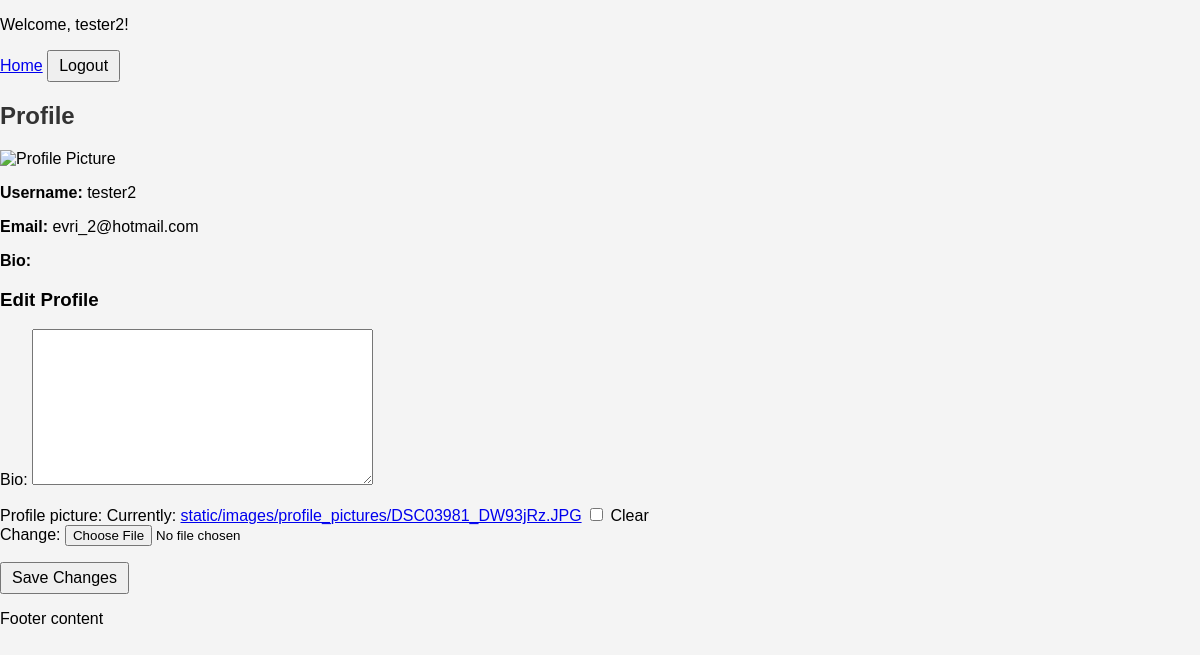
/profile/ (signed in), run on an earlier commit of the app's database.
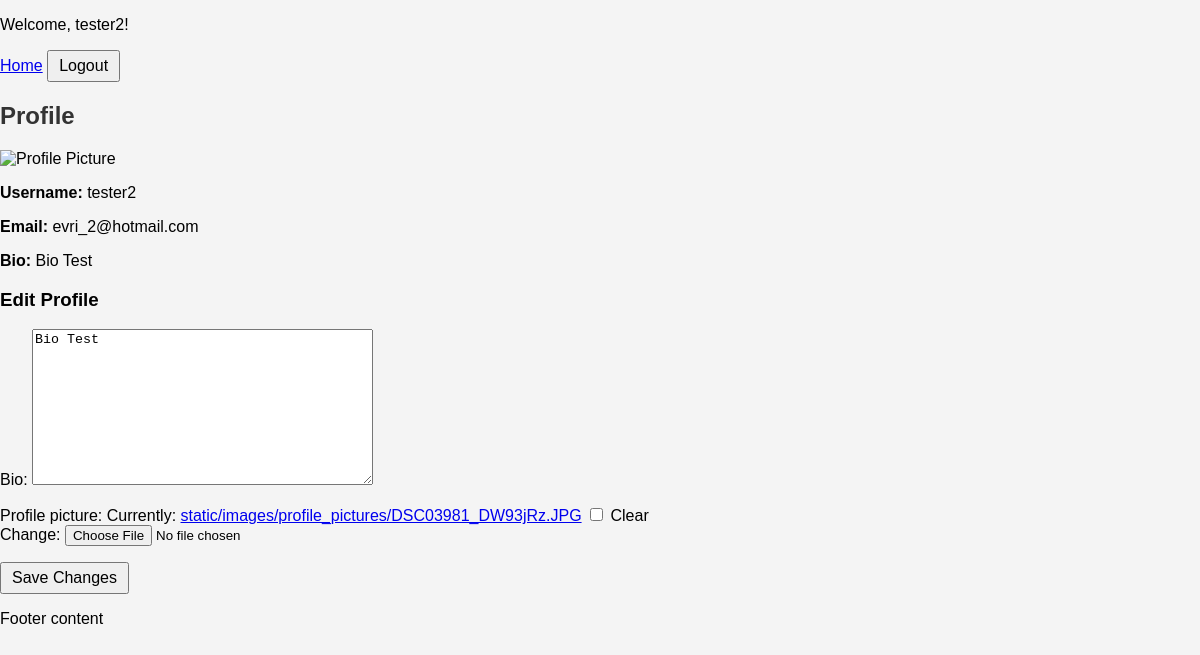
And on a later commit of the database.
### myapp/models.py (models this page shows, shortened)
class Profile(models.Model):
    user = models.OneToOneField(User, on_delete=models.CASCADE)
    bio = models.TextField(blank=True)
    profile_picture = models.ImageField(upload_to='images/profile_pictures/', blank=True, null=True)

### myapp/views.py (the view)
# urls.py: path('profile/', views.profile, name='profile'),
@login_required
def profile(request):
    profile = Profile.objects.get(user=request.user)
    if request.method == 'POST':
        form = ProfileForm(request.POST, request.FILES, instance=profile)
        if form.is_valid():
            form.save()
            return redirect('profile')
    else:
        form = ProfileForm(instance=profile)
    if not profile.profile_picture:
        profile_picture_url = '/static/images/default-profile-picture.jpg'  # Default image
    else:
        profile_picture_url = profile.profile_picture.url  # Uploaded image
    return render(request, 'myapp/profile.html', {
        'form': form,
        'profile': profile,
        'profile_picture_url': profile_picture_url,
    })

### myapp/forms.py
class ProfileForm(forms.ModelForm):
    class Meta:
        model = Profile
        fields = ['bio', 'profile_picture']

### myapp/templates/myapp/profile.html (shortened to what this page needs)
{% extends 'base.html' %}
{% block content %}
<h2>Profile</h2>
<img src="{{ profile_picture_url }}" alt="Profile Picture" style="width:150px;height:150px;">
<p><strong>Username:</strong> {{ profile.user.username }}</p>
<p><strong>Email:</strong> {{ profile.user.email }}</p>
<p><strong>Bio:</strong> {{ profile.bio }}</p>
<h3>Edit Profile</h3>
<form method="POST" enctype="multipart/form-data">
    {{ form.as_p }}
    <button type="submit">Save Changes</button>
</form>
{% endblock %}

What changed in the data, as far as the page shows it:
changed Profile "tester2": bio (not shown) → "Bio Test"
